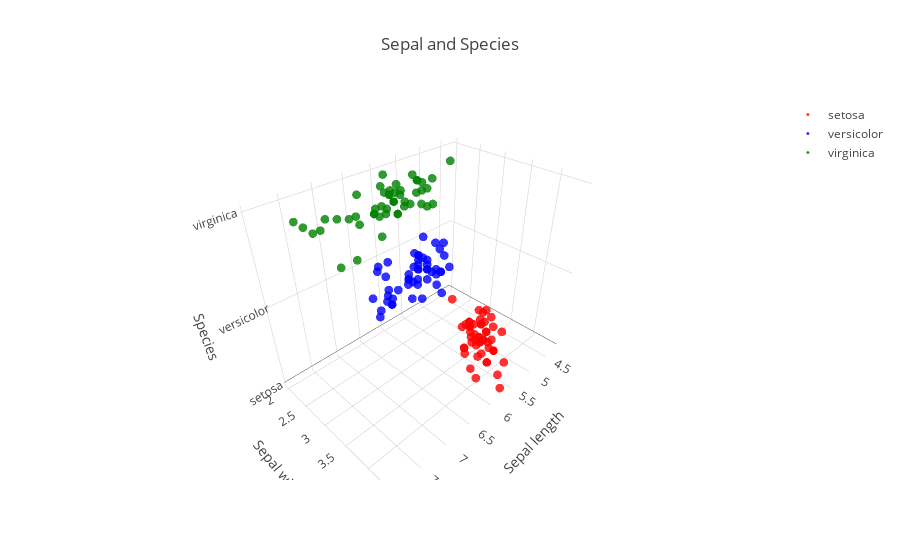

The code cell stored with this chart in its notebook:
### Markdown cell above
### 3D plots of iris dataset

Plotly also allows user to create interactive 3D plots.

### Code cell
# Trace for setosa
traceIris1 = go.Scatter3d(
    x=iris[iris["species"]=="setosa"]["sepal_length"],
    y=iris[iris["species"]=="setosa"]["sepal_width"],
    z=iris[iris["species"]=="setosa"]["species"],
    mode='markers',
    opacity=0.8,
    marker=dict(
        size = 3,
        color="red",
    ),
    name = "setosa"
)

# Trace for versicolor
traceIris2 = go.Scatter3d(
    x=iris[iris["species"]=="versicolor"]["sepal_length"],
    y=iris[iris["species"]=="versicolor"]["sepal_width"],
    z=iris[iris["species"]=="versicolor"]["species"],
    mode='markers',
    opacity=0.8,
    marker=dict(
        size = 3,
        color="blue",
    ),
    name = "versicolor"
)

# Trace for virginica
traceIris3 = go.Scatter3d(
    x=iris[iris["species"]=="virginica"]["sepal_length"],
    y=iris[iris["species"]=="virginica"]["sepal_width"],
    z=iris[iris["species"]=="virginica"]["species"],
    mode='markers',
    opacity=0.8,
    marker=dict(
        size = 3,
        color="green",
    ),
    name = "virginica"
)

# Combine the traces
data = [traceIris1, traceIris2, traceIris3]

# Create layout
layout = go.Layout(
    title="Sepal and Species",
    scene=dict(xaxis=dict(title='Sepal length'),
               yaxis=dict(title='Sepal width'),
               zaxis=dict(title='Species'))
)

# Generate figure
fig = go.Figure(data = data, layout=layout)

# Show figure
py.iplot(fig)

### Figure 1 — Plotly figure (JSON) as saved in the notebook; plotly's stock layout.template omitted (floating-point values rounded to 4 significant figures)
{"data": [{"marker": {"color": "red", "size": 3}, "mode": "markers", "name": "setosa", "opacity": 0.8, "type": "scatter3d", "x": [5.1, 4.9, 4.7, 4.6, 5, 5.4, 4.6, 5, 4.4, 4.9, 5.4, 4.8, 4.8, 4.3, 5.8, 5.7, 5.4, 5.1, 5.7, 5.1, 5.4, 5.1, 4.6, 5.1, 4.8, 5, 5, 5.2, 5.2, 4.7, 4.8, 5.4, 5.2, 5.5, 4.9, 5, 5.5, 4.9, 4.4, 5.1, 5, 4.5, 4.4, 5, 5.1, 4.8, 5.1, 4.6, 5.3, 5], "y": [3.5, 3, 3.2, 3.1, 3.6, 3.9, 3.4, 3.4, 2.9, 3.1, 3.7, 3.4, 3, 3, 4, 4.4, 3.9, 3.5, 3.8, 3.8, 3.4, 3.7, 3.6, 3.3, 3.4, 3, 3.4, 3.5, 3.4, 3.2, 3.1, 3.4, 4.1, 4.2, 3.1, 3.2, 3.5, 3.6, 3, 3.4, 3.5, 2.3, 3.2, 3.5, 3.8, 3, 3.8, 3.2, 3.7, 3.3], "z": ["setosa", "setosa", "setosa", "setosa", "setosa", "setosa", "setosa", "setosa", "setosa", "setosa", "setosa", "setosa", "setosa", "setosa", "setosa", "setosa", "setosa", "setosa", "setosa", "setosa", "setosa", "setosa", "setosa", "setosa", "setosa", "setosa", "setosa", "setosa", "setosa", "setosa", "setosa", "setosa", "setosa", "setosa", "setosa", "setosa", "setosa", "setosa", "setosa", "setosa", "setosa", "setosa", "setosa", "setosa", "setosa", "setosa", "setosa", "setosa", "setosa", "setosa"]}, {"marker": {"color": "blue", "size": 3}, "mode": "markers", "name": "versicolor", "opacity": 0.8, "type": "scatter3d", "x": [7, 6.4, 6.9, 5.5, 6.5, 5.7, 6.3, 4.9, 6.6, 5.2, 5, 5.9, 6, 6.1, 5.6, 6.7, 5.6, 5.8, 6.2, 5.6, 5.9, 6.1, 6.3, 6.1, 6.4, 6.6, 6.8, 6.7, 6, 5.7, 5.5, 5.5, 5.8, 6, 5.4, 6, 6.7, 6.3, 5.6, 5.5, 5.5, 6.1, 5.8, 5, 5.6, 5.7, 5.7, 6.2, 5.1, 5.7], "y": [3.2, 3.2, 3.1, 2.3, 2.8, 2.8, 3.3, 2.4, 2.9, 2.7, 2, 3, 2.2, 2.9, 2.9, 3.1, 3, 2.7, 2.2, 2.5, 3.2, 2.8, 2.5, 2.8, 2.9, 3, 2.8, 3, 2.9, 2.6, 2.4, 2.4, 2.7, 2.7, 3, 3.4, 3.1, 2.3, 3, 2.5, 2.6, 3, 2.6, 2.3, 2.7, 3, 2.9, 2.9, 2.5, 2.8], "z": ["versicolor", "versicolor", "versicolor", "versicolor", "versicolor", "versicolor", "versicolor", "versicolor", "versicolor", "versicolor", "versicolor", "versicolor", "versicolor", "versicolor", "versicolor", "versicolor", "versicolor", "versicolor", "versicolor", "versicolor", "versicolor", "versicolor", "versicolor", "versicolor", "versicolor", "versicolor", "versicolor", "versicolor", "versicolor", "versicolor", "versicolor", "versicolor", "versicolor", "versicolor", "versicolor", "versicolor", "versicolor", "versicolor", "versicolor", "versicolor", "versicolor", "versicolor", "versicolor", "versicolor", "versicolor", "versicolor", "versicolor", "versicolor", "versicolor", "versicolor"]}, {"marker": {"color": "green", "size": 3}, "mode": "markers", "name": "virginica", "opacity": 0.8, "type": "scatter3d", "x": [6.3, 5.8, 7.1, 6.3, 6.5, 7.6, 4.9, 7.3, 6.7, 7.2, 6.5, 6.4, 6.8, 5.7, 5.8, 6.4, 6.5, 7.7, 7.7, 6, 6.9, 5.6, 7.7, 6.3, 6.7, 7.2, 6.2, 6.1, 6.4, 7.2, 7.4, 7.9, 6.4, 6.3, 6.1, 7.7, 6.3, 6.4, 6, 6.9, 6.7, 6.9, 5.8, 6.8, 6.7, 6.7, 6.3, 6.5, 6.2, 5.9], "y": [3.3, 2.7, 3, 2.9, 3, 3, 2.5, 2.9, 2.5, 3.6, 3.2, 2.7, 3, 2.5, 2.8, 3.2, 3, 3.8, 2.6, 2.2, 3.2, 2.8, 2.8, 2.7, 3.3, 3.2, 2.8, 3, 2.8, 3, 2.8, 3.8, 2.8, 2.8, 2.6, 3, 3.4, 3.1, 3, 3.1, 3.1, 3.1, 2.7, 3.2, 3.3, 3, 2.5, 3, 3.4, 3], "z": ["virginica", "virginica", "virginica", "virginica", "virginica", "virginica", "virginica", "virginica", "virginica", "virginica", "virginica", "virginica", "virginica", "virginica", "virginica", "virginica", "virginica", "virginica", "virginica", "virginica", "virginica", "virginica", "virginica", "virginica", "virginica", "virginica", "virginica", "virginica", "virginica", "virginica", "virginica", "virginica", "virginica", "virginica", "virginica", "virginica", "virginica", "virginica", "virginica", "virginica", "virginica", "virginica", "virginica", "virginica", "virginica", "virginica", "virginica", "virginica", "virginica", "virginica"]}], "layout": {"scene": {"xaxis": {"title": "Sepal length"}, "yaxis": {"title": "Sepal width"}, "zaxis": {"title": "Species"}}, "title": "Sepal and Species"}}
